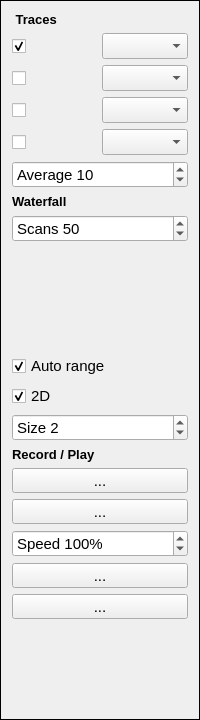
     <widget class="QFrame" name="left_frame">
      <property name="sizePolicy">
       <sizepolicy hsizetype="Fixed" vsizetype="Expanding">
        <horstretch>0</horstretch>
        <verstretch>0</verstretch>
       </sizepolicy>
      </property>
      <property name="minimumSize">
       <size>
        <width>140</width>
        <height>0</height>
       </size>
      </property>
      <property name="frameShape">
       <enum>QFrame::Shape::Box</enum>
      </property>
      <property name="frameShadow">
       <enum>QFrame::Shadow::Plain</enum>
      </property>
      <layout class="QGridLayout" name="gridLayout_3">
       <item row="7" column="0" colspan="2">
        <widget class="QSpinBox" name="memBox">
         <property name="sizePolicy">
          <sizepolicy hsizetype="Minimum" vsizetype="Preferred">
           <horstretch>0</horstretch>
           <verstretch>0</verstretch>
          </sizepolicy>
         </property>
         <property name="minimumSize">
          <size>
           <width>0</width>
           <height>0</height>
          </size>
         </property>
         <property name="maximumSize">
          <size>
           <width>16777215</width>
           <height>16777215</height>
          </size>
         </property>
         <property name="font">
          <font>
           <pointsize>11</pointsize>
          </font>
         </property>
         <property name="toolTip">
          <string>Waterfall/3D Time axis depth</string>
         </property>
         <property name="suffix">
          <string/>
         </property>
         <property name="prefix">
          <string>Scans </string>
         </property>
         <property name="minimum">
          <number>1</number>
         </property>
         <property name="maximum">
          <number>200</number>
         </property>
         <property name="value">
          <number>50</number>
         </property>
        </widget>
       </item>
       <item row="0" column="0" colspan="2">
        <widget class="QLabel" name="label_7">
         <property name="sizePolicy">
          <sizepolicy hsizetype="Minimum" vsizetype="Preferred">
           <horstretch>0</horstretch>
           <verstretch>0</verstretch>
          </sizepolicy>
         </property>
         <property name="font">
          <font>
           <pointsize>10</pointsize>
           <bold>true</bold>
          </font>
         </property>
         <property name="text">
          <string> Traces</string>
         </property>
        </widget>
       </item>
       <item row="6" column="0" colspan="2">
        <widget class="QLabel" name="label_2">
         <property name="sizePolicy">
          <sizepolicy hsizetype="Minimum" vsizetype="Preferred">
           <horstretch>0</horstretch>
           <verstretch>0</verstretch>
          </sizepolicy>
         </property>
         <property name="font">
          <font>
           <pointsize>10</pointsize>
           <bold>true</bold>
          </font>
         </property>
         <property name="text">
          <string>Waterfall</string>
         </property>
        </widget>
       </item>
       <item row="13" column="0" colspan="2">
        <widget class="QLabel" name="label">
         <property name="font">
          <font>
           <pointsize>10</pointsize>
           <bold>true</bold>
          </font>
         </property>
         <property name="text">
          <string>Record / Play</string>
         </property>
        </widget>
       </item>
       <item row="11" column="0" colspan="2">
        <widget class="QSpinBox" name="waterfall_size">
         <property name="font">
          <font>
           <pointsize>11</pointsize>
          </font>
         </property>
         <property name="suffix">
          <string/>
         </property>
         <property name="prefix">
          <string>Size </string>
         </property>
         <property name="maximum">
          <number>9</number>
         </property>
         <property name="singleStep">
          <number>1</number>
         </property>
         <property name="value">
          <number>2</number>
         </property>
        </widget>
       </item>
       <item row="1" column="0">
        <widget class="QCheckBox" name="trace1">
         <property name="sizePolicy">
          <sizepolicy hsizetype="Preferred" vsizetype="Preferred">
           <horstretch>0</horstretch>
           <verstretch>0</verstretch>
          </sizepolicy>
         </property>
         <property name="font">
          <font>
           <pointsize>11</pointsize>
          </font>
         </property>
         <property name="acceptDrops">
          <bool>false</bool>
         </property>
         <property name="toolTip">
          <string>Trace 1 on</string>
         </property>
         <property name="text">
          <string/>
         </property>
         <property name="checked">
          <bool>true</bool>
         </property>
         <property name="tristate">
          <bool>false</bool>
         </property>
        </widget>
       </item>
       <item row="1" column="1">
        <widget class="QComboBox" name="t1_type">
         <property name="sizePolicy">
          <sizepolicy hsizetype="Minimum" vsizetype="Preferred">
           <horstretch>0</horstretch>
           <verstretch>0</verstretch>
          </sizepolicy>
         </property>
         <property name="minimumSize">
          <size>
           <width>0</width>
           <height>0</height>
          </size>
         </property>
         <property name="maximumSize">
          <size>
           <width>16777215</width>
           <height>16777215</height>
          </size>
         </property>
         <property name="font">
          <font>
           <pointsize>11</pointsize>
          </font>
         </property>
         <property name="toolTip">
          <string>Trace type</string>
         </property>
         <property name="modelColumn">
          <number>0</number>
         </property>
        </widget>
       </item>
       <item row="10" column="0" colspan="2">
        <widget class="QCheckBox" name="wf_2D">
         <property name="font">
          <font>
           <pointsize>11</pointsize>
          </font>
         </property>
         <property name="text">
          <string>2D</string>
         </property>
         <property name="checked">
          <bool>true</bool>
         </property>
        </widget>
       </item>
       <item row="9" column="0" colspan="2">
        <widget class="QCheckBox" name="waterfall_auto">
         <property name="sizePolicy">
          <sizepolicy hsizetype="Minimum" vsizetype="Preferred">
           <horstretch>0</horstretch>
           <verstretch>0</verstretch>
          </sizepolicy>
         </property>
         <property name="font">
          <font>
           <pointsize>11</pointsize>
          </font>
         </property>
         <property name="text">
          <string>Auto range</string>
         </property>
         <property name="checked">
          <bool>true</bool>
         </property>
        </widget>
       </item>
       <item row="17" column="0" colspan="2">
        <widget class="QToolButton" name="stop">
         <property name="sizePolicy">
          <sizepolicy hsizetype="Preferred" vsizetype="Preferred">
           <horstretch>0</horstretch>
           <verstretch>0</verstretch>
          </sizepolicy>
         </property>
         <property name="maximumSize">
          <size>
           <width>16777215</width>
           <height>28</height>
          </size>
         </property>
         <property name="font">
          <font>
           <pointsize>11</pointsize>
          </font>
         </property>
         <property name="toolTip">
          <string>Stop recording or playing</string>
         </property>
         <property name="text">
          <string>...</string>
         </property>
         <property name="icon">
          <iconset theme="media-playback-stop"/>
         </property>
         <property name="checkable">
          <bool>false</bool>
         </property>
         <property name="checked">
          <bool>false</bool>
         </property>
        </widget>
       </item>
       <item row="2" column="1">
        <widget class="QComboBox" name="t2_type">
         <property name="sizePolicy">
          <sizepolicy hsizetype="Minimum" vsizetype="Preferred">
           <horstretch>0</horstretch>
           <verstretch>0</verstretch>
          </sizepolicy>
         </property>
         <property name="minimumSize">
          <size>
           <width>0</width>
           <height>0</height>
          </size>
         </property>
         <property name="maximumSize">
          <size>
           <width>16777215</width>
           <height>16777215</height>
          </size>
         </property>
         <property name="font">
          <font>
           <pointsize>11</pointsize>
          </font>
         </property>
         <property name="toolTip">
          <string>Trace type</string>
         </property>
        </widget>
       </item>
       <item row="19" column="1">
        <spacer name="verticalSpacer">
         <property name="sizePolicy">
          <sizepolicy hsizetype="Minimum" vsizetype="Expanding">
           <horstretch>0</horstretch>
           <verstretch>0</verstretch>
          </sizepolicy>
         </property>
         <property name="font">
          <font>
           <pointsize>11</pointsize>
          </font>
         </property>
         <property name="orientation">
          <enum>Qt::Orientation::Vertical</enum>
         </property>
         <property name="sizeHint" stdset="0">
          <size>
           <width>20</width>
           <height>89</height>
          </size>
         </property>
        </spacer>
       </item>
       <item row="5" column="0" colspan="2">
        <widget class="QSpinBox" name="avgBox">
         <property name="sizePolicy">
          <sizepolicy hsizetype="Minimum" vsizetype="Preferred">
           <horstretch>0</horstretch>
           <verstretch>0</verstretch>
          </sizepolicy>
         </property>
         <property name="minimumSize">
          <size>
           <width>0</width>
           <height>0</height>
          </size>
         </property>
         <property name="maximumSize">
          <size>
           <width>16777215</width>
           <height>16777215</height>
          </size>
         </property>
         <property name="font">
          <font>
           <pointsize>11</pointsize>
          </font>
         </property>
         <property name="toolTip">
          <string>Trace averaging</string>
         </property>
         <property name="prefix">
          <string>Average </string>
         </property>
         <property name="minimum">
          <number>1</number>
         </property>
         <property name="maximum">
          <number>99</number>
         </property>
         <property name="value">
          <number>10</number>
         </property>
        </widget>
       </item>
       <item row="3" column="0">
        <widget class="QCheckBox" name="trace3">
         <property name="sizePolicy">
          <sizepolicy hsizetype="Preferred" vsizetype="Preferred">
           <horstretch>0</horstretch>
           <verstretch>0</verstretch>
          </sizepolicy>
         </property>
         <property name="font">
          <font>
           <pointsize>11</pointsize>
          </font>
         </property>
         <property name="toolTip">
          <string>Trace 3 on</string>
         </property>
         <property name="text">
          <string/>
         </property>
        </widget>
       </item>
       <item row="3" column="1">
        <widget class="QComboBox" name="t3_type">
         <property name="sizePolicy">
          <sizepolicy hsizetype="Minimum" vsizetype="Preferred">
           <horstretch>0</horstretch>
           <verstretch>0</verstretch>
          </sizepolicy>
         </property>
         <property name="minimumSize">
          <size>
           <width>0</width>
           <height>0</height>
          </size>
         </property>
         <property name="maximumSize">
          <size>
           <width>16777215</width>
           <height>16777215</height>
          </size>
         </property>
         <property name="font">
          <font>
           <pointsize>11</pointsize>
          </font>
         </property>
         <property name="toolTip">
          <string>Trace type</string>
         </property>
        </widget>
       </item>
       <item row="4" column="1">
        <widget class="QComboBox" name="t4_type">
         <property name="sizePolicy">
          <sizepolicy hsizetype="Minimum" vsizetype="Preferred">
           <horstretch>0</horstretch>
           <verstretch>0</verstretch>
          </sizepolicy>
         </property>
         <property name="minimumSize">
          <size>
           <width>0</width>
           <height>0</height>
          </size>
         </property>
         <property name="maximumSize">
          <size>
           <width>16777215</width>
           <height>16777215</height>
          </size>
         </property>
         <property name="font">
          <font>
           <pointsize>11</pointsize>
          </font>
         </property>
         <property name="toolTip">
          <string>Trace type</string>
         </property>
        </widget>
       </item>
       <item row="15" column="0" colspan="2">
        <widget class="QToolButton" name="play">
         <property name="sizePolicy">
          <sizepolicy hsizetype="Preferred" vsizetype="Preferred">
           <horstretch>0</horstretch>
           <verstretch>0</verstretch>
          </sizepolicy>
         </property>
         <property name="maximumSize">
          <size>
           <width>16777215</width>
           <height>28</height>
          </size>
         </property>
         <property name="font">
          <font>
           <pointsize>11</pointsize>
          </font>
         </property>
         <property name="toolTip">
          <string>Play recording</string>
         </property>
         <property name="text">
          <string>...</string>
         </property>
         <property name="icon">
          <iconset theme="media-playback-start"/>
         </property>
         <property name="iconSize">
          <size>
           <width>16</width>
           <height>16</height>
          </size>
         </property>
         <property name="checkable">
          <bool>false</bool>
         </property>
        </widget>
       </item>
       <item row="2" column="0">
        <widget class="QCheckBox" name="trace2">
         <property name="sizePolicy">
          <sizepolicy hsizetype="Preferred" vsizetype="Preferred">
           <horstretch>0</horstretch>
           <verstretch>0</verstretch>
          </sizepolicy>
         </property>
         <property name="font">
          <font>
           <pointsize>11</pointsize>
          </font>
         </property>
         <property name="toolTip">
          <string>Trace 2 on</string>
         </property>
         <property name="text">
          <string/>
         </property>
         <property name="tristate">
          <bool>false</bool>
         </property>
        </widget>
       </item>
       <item row="18" column="0" colspan="2">
        <widget class="QToolButton" name="eject">
         <property name="sizePolicy">
          <sizepolicy hsizetype="Preferred" vsizetype="Preferred">
           <horstretch>0</horstretch>
           <verstretch>0</verstretch>
          </sizepolicy>
         </property>
         <property name="maximumSize">
          <size>
           <width>16777215</width>
           <height>28</height>
          </size>
         </property>
         <property name="font">
          <font>
           <pointsize>11</pointsize>
          </font>
         </property>
         <property name="toolTip">
          <string>Clear loaded files</string>
         </property>
         <property name="text">
          <string>...</string>
         </property>
         <property name="icon">
          <iconset theme="media-eject"/>
         </property>
        </widget>
       </item>
       <item row="8" column="0" colspan="2">
        <widget class="PlotWidget" name="histogram" native="true">
         <property name="sizePolicy">
          <sizepolicy hsizetype="Minimum" vsizetype="Preferred">
           <horstretch>0</horstretch>
           <verstretch>0</verstretch>
          </sizepolicy>
         </property>
         <property name="minimumSize">
          <size>
           <width>0</width>
           <height>100</height>
          </size>
         </property>
         <property name="maximumSize">
          <size>
           <width>16777214</width>
           <height>400</height>
          </size>
         </property>
         <property name="font">
          <font>
           <pointsize>11</pointsize>
          </font>
         </property>
         <property name="toolTip">
          <string>Waterfall Sensitivity
and Colours</string>
         </property>
        </widget>
       </item>
       <item row="14" column="0" colspan="2">
        <widget class="QToolButton" name="record">
         <property name="sizePolicy">
          <sizepolicy hsizetype="Preferred" vsizetype="Preferred">
           <horstretch>0</horstretch>
           <verstretch>0</verstretch>
          </sizepolicy>
         </property>
         <property name="maximumSize">
          <size>
           <width>16777215</width>
           <height>28</height>
          </size>
         </property>
         <property name="font">
          <font>
           <pointsize>11</pointsize>
          </font>
         </property>
         <property name="toolTip">
          <string>Start recording</string>
         </property>
         <property name="text">
          <string>...</string>
         </property>
         <property name="icon">
          <iconset theme="media-record"/>
         </property>
         <property name="iconSize">
          <size>
           <width>16</width>
           <height>16</height>
          </size>
         </property>
         <property name="checkable">
          <bool>false</bool>
         </property>
        </widget>
       </item>
       <item row="16" column="0" colspan="2">
        <widget class="QSpinBox" name="speed">
         <property name="font">
          <font>
           <pointsize>11</pointsize>
          </font>
         </property>
         <property name="suffix">
          <string>%</string>
         </property>
         <property name="prefix">
          <string>Speed </string>
         </property>
         <property name="minimum">
          <number>10</number>
         </property>
         <property name="maximum">
          <number>1000</number>
         </property>
         <property name="singleStep">
          <number>10</number>
         </property>
         <property name="stepType">
          <enum>QAbstractSpinBox::StepType::AdaptiveDecimalStepType</enum>
         </property>
         <property name="value">
          <number>100</number>
         </property>
        </widget>
       </item>
       <item row="4" column="0">
        <widget class="QCheckBox" name="trace4">
         <property name="sizePolicy">
          <sizepolicy hsizetype="Preferred" vsizetype="Preferred">
           <horstretch>1</horstretch>
           <verstretch>0</verstretch>
          </sizepolicy>
         </property>
         <property name="font">
          <font>
           <pointsize>11</pointsize>
          </font>
         </property>
         <property name="toolTip">
          <string>Trace 4 on</string>
         </property>
         <property name="text">
          <string/>
         </property>
        </widget>
       </item>
      </layout>
     </widget>
